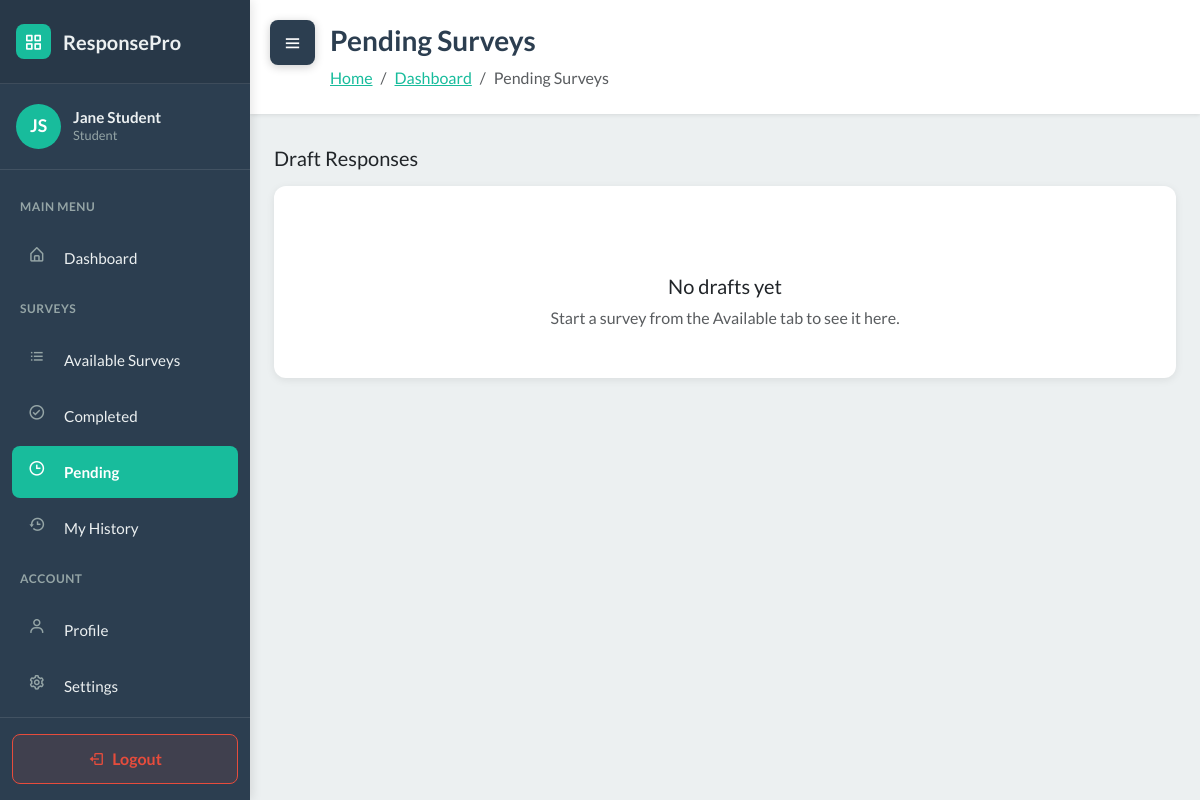
The page /student/surveys/pending/ (signed in) on the database as committed earlier.
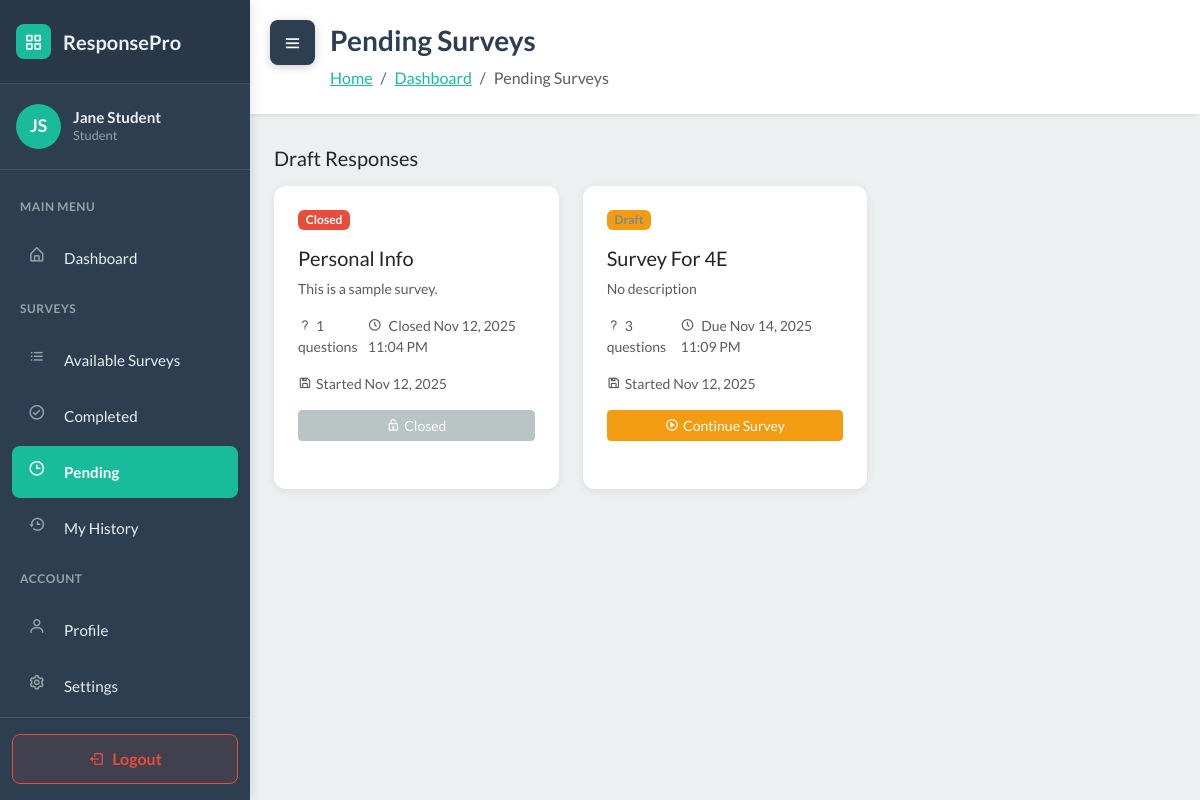
The same page on the database as committed later.
### WebSurvey/models.py (models this page shows, shortened)
class User(AbstractUser):
    ROLE_CHOICES = [
        ('student', 'Student'),
        ('teacher', 'Teacher'),
    ]
    role = models.CharField('role', max_length=20, choices=ROLE_CHOICES, default='student')
    section = models.ForeignKey(Section, null=True, blank=True, on_delete=models.SET_NULL, related_name='students')

class StudentResponse(models.Model):
    survey = models.ForeignKey(Survey, on_delete=models.CASCADE, related_name='responses')
    student = models.ForeignKey(User, on_delete=models.CASCADE, related_name='survey_responses')
    started_at = models.DateTimeField(auto_now_add=True)
    submitted_at = models.DateTimeField(null=True, blank=True)
    score = models.FloatField(null=True, blank=True)
    is_submitted = models.BooleanField(default=False)
    class Meta:
        unique_together = ['survey', 'student']

class Survey(models.Model):
    STATUS_CHOICES = [
        ('draft', 'Draft'),
        ('published', 'Published'),
        ('closed', 'Closed'),
    ]
    title = models.CharField(max_length=255)
    description = models.TextField(blank=True)
    teacher = models.ForeignKey(User, on_delete=models.CASCADE, related_name='surveys')
    sections = models.ManyToManyField(Section, blank=True, related_name='surveys')
    status = models.CharField(max_length=20, choices=STATUS_CHOICES, default='draft')
    total_points = models.IntegerField(default=0)
    time_limit = models.IntegerField(null=True, blank=True, help_text="Time limit in minutes")
    due_date = models.DateTimeField(null=True, blank=True)
    created_at = models.DateTimeField(auto_now_add=True)
    updated_at = models.DateTimeField(auto_now=True)
    class Meta:
        ordering = ['-created_at']

### WebSurvey/views.py (the view)
# urls.py: path('student/surveys/pending/', views.student_pending_surveys, name='student_pending_surveys'),
@login_required
def student_pending_surveys(request):
    if request.user.role != 'student':
        messages.error(request, 'Only students can access this page.')
        return redirect('dashboard')
    context = {'user': request.user}
    context.update(_get_student_survey_data(request.user))
    return render(request, 'student_pending_surveys.html', context)

### WebSurvey/services.py (called while the page is built)
def auto_close_due_surveys():
    now = timezone.now()
    overdue_ids = []
    for survey in Survey.objects.filter(status='published', due_date__isnull=False):
        due = survey.due_date
        if due is None:
            continue
        if timezone.is_naive(due):
            due = timezone.make_aware(due, timezone.get_current_timezone())
        if due <= now:
            overdue_ids.append(survey.id)
    if overdue_ids:
        Survey.objects.filter(id__in=overdue_ids).update(status='closed')
    return now

### WebSurvey/templates/student_pending_surveys.html (shortened to what this page needs)
<!DOCTYPE html>
{% load static %}
<html data-bs-theme="light" lang="en">
<head>
    <link rel="stylesheet" href="https://cdn.jsdelivr.net/npm/bootswatch@5.3.6/dist/flatly/bootstrap.min.css">
    <link rel="stylesheet" href="https://cdn.jsdelivr.net/npm/boxicons@latest/css/boxicons.min.css">
    <link rel="stylesheet" href="https://cdnjs.cloudflare.com/ajax/libs/font-awesome/4.7.0/css/font-awesome.min.css">
    <link rel="stylesheet" href="{% static 'css/dashboard-sidebar.css' %}">
    <link rel="stylesheet" href="{% static 'css/bss-overrides.css' %}">
</head>
<body>
    <button class="sidebar-toggle shifted" id="sidebarToggle">
        <i class="bx bx-menu"></i>
    </button>
    <aside class="dashboard-sidebar" id="sidebar">
        <div class="sidebar-header">
            <a href="{% url 'dashboard' %}" class="sidebar-brand">
                <div class="brand-icon">
                    <i class="bx bx-grid-alt" style="color: white;"></i>
                </div>
                <span>ResponsePro</span>
            </a>
        </div>
        <div class="sidebar-user">
            <div class="user-avatar">
                {{ user.first_name.0|upper }}{{ user.last_name.0|upper }}
            </div>
            <div class="user-info">
                <h6>{{ user.first_name }} {{ user.last_name }}</h6>
                <p>{{ user.get_role_display }}</p>
            </div>
        </div>
        <nav class="sidebar-nav">
            <div class="nav-section-title">Main Menu</div>
            <div class="sidebar-nav-item">
                <a href="{% url 'dashboard' %}" class="sidebar-nav-link">
                    <i class="bx bx-home-alt"></i>
                    <span>Dashboard</span>
                </a>
            </div>
            <div class="nav-section-title">Surveys</div>
            <div class="sidebar-nav-item">
                <a href="{% url 'student_available_surveys' %}" class="sidebar-nav-link">
                    <i class="bx bx-list-ul"></i>
                    <span>Available Surveys</span>
                </a>
            </div>
            <div class="sidebar-nav-item">
                <a href="{% url 'student_completed_surveys' %}" class="sidebar-nav-link">
                    <i class="bx bx-check-circle"></i>
                    <span>Completed</span>
                </a>
            </div>
            <div class="sidebar-nav-item">
                <a href="{% url 'student_pending_surveys' %}" class="sidebar-nav-link active">
                    <i class="bx bx-time"></i>
                    <span>Pending</span>
                </a>
            </div>
            <div class="sidebar-nav-item">
                <a href="#" class="sidebar-nav-link">
                    <i class="bx bx-history"></i>
                    <span>My History</span>
                </a>
            </div>
            <div class="nav-section-title">Account</div>
            <div class="sidebar-nav-item">
                <a href="#" class="sidebar-nav-link">
                    <i class="bx bx-user"></i>
                    <span>Profile</span>
                </a>
            </div>
            <div class="sidebar-nav-item">
                <a href="#" class="sidebar-nav-link">
                    <i class="bx bx-cog"></i>
                    <span>Settings</span>
                </a>
            </div>
        </nav>
        <div class="sidebar-logout">
            <a href="{% url 'logout' %}" class="logout-btn">
                <i class="bx bx-log-out"></i>
                <span>Logout</span>
            </a>
        </div>
    </aside>
    <main class="dashboard-content" id="mainContent">
        <div class="content-header">
            <h1>Pending Surveys</h1>
            <nav aria-label="breadcrumb">
                <ol class="breadcrumb">
                    <li class="breadcrumb-item"><a href="{% url 'landing' %}">Home</a></li>
                    <li class="breadcrumb-item"><a href="{% url 'dashboard' %}">Dashboard</a></li>
                    <li class="breadcrumb-item active" aria-current="page">Pending Surveys</li>
                </ol>
            </nav>
        </div>
        <div class="container-fluid px-4 pb-5">
            {% if not student_section %}
            <div class="row">
                <div class="col-12">
                    <div class="dashboard-card text-center py-5">
                        <i class="bx bx-user-x" style="font-size: 4rem; opacity: 0.3;"></i>
                        <h5 class="mt-3 mb-2">No Section Assigned</h5>
                        <p class="text-muted mb-0">Please contact your teacher so you can be added to a section and continue pending surveys.</p>
                    </div>
                </div>
            </div>
            {% else %}
            <div class="row">
                <div class="col-12">
                    <h5 class="mb-3">Draft Responses</h5>
                </div>
            </div>
            <div class="row">
                {% for response in pending_responses %}
                <div class="col-md-6 col-lg-4 mb-4">
                    <div class="dashboard-card h-100">
                        <div class="d-flex justify-content-between align-items-start mb-3">
                            <span class="badge {% if response.is_overdue or response.is_closed %}bg-danger{% else %}bg-warning text-dark{% endif %}">
                                {% if response.is_overdue or response.is_closed %}Closed{% else %}Draft{% endif %}
                            </span>
                        </div>
                        <h5 class="mb-2">{{ response.survey.title }}</h5>
                        <p class="text-muted small mb-3">
                            {{ response.survey.description|truncatewords:15|default:"No description" }}
                        </p>
                        <div class="d-flex justify-content-between text-muted small mb-3">
                            <span><i class="bx bx-question-mark me-1"></i>{{ response.survey.questions.all|length }} questions</span>
                            <span>
                                <i class="bx bx-time-five me-1"></i>
                                {% if response.survey.due_date %}
                                    {% if response.is_overdue or response.is_closed %}
                                        Closed {{ response.survey.due_date|date:"M d, Y g:i A" }}
                                    {% else %}
                                        Due {{ response.survey.due_date|date:"M d, Y g:i A" }}
                                    {% endif %}
                                {% else %}
                                    Started {{ response.started_at|date:"M d, Y" }}
                                {% endif %}
                            </span>
                        </div>
                        <div class="text-muted small mb-3">
                            <i class="bx bx-save me-1"></i>Started {{ response.started_at|date:"M d, Y" }}
                        </div>
                        <div class="d-grid gap-2">
                            {% if response.is_overdue or response.is_closed %}
                            <a href="#"
                               class="btn btn-secondary btn-sm disabled"
                               aria-disabled="true">
                                <i class="bx bx-lock me-1"></i>Closed
                            </a>
                            {% else %}
                            <a href="{% url 'take_survey' response.survey.id %}"
                               class="btn btn-warning btn-sm">
                                <i class="bx bx-play-circle me-1"></i>Continue Survey
                            </a>
                            {% endif %}
                        </div>
                    </div>
                </div>
                {% empty %}
                <div class="col-12">
                    <div class="dashboard-card text-center py-5">
                        <h5 class="mt-3 mb-2">No drafts yet</h5>
                        <p class="text-muted mb-0">Start a survey from the Available tab to see it here.</p>
                    </div>
                </div>
                {% endfor %}
            </div>
            {% endif %}
        </div>
    </main>
</body>
</html>

### WebSurvey/static/css/dashboard-sidebar.css (style rules this page uses)
:root { --sidebar-width: 250px; --sidebar-bg: #2C3E50; --sidebar-hover: #34495E; --sidebar-active: #18BC9C; --sidebar-text: #ecf0f1; --sidebar-icon: #95a5a6; --transition-speed: 0.3s; }
body { font-family: 'Lato', sans-serif; }
.dashboard-sidebar { position: fixed; left: 0; top: 0; width: var(--sidebar-width); height: 100vh; background: var(--sidebar-bg); box-shadow: 2px 0 10px rgba(0, 0, 0, 0.1); transition: transform var(--transition-speed) ease; z-index: 1000; overflow-y: auto; overflow-x: hidden; }
.sidebar-header { padding: 1.5rem 1rem; background: rgba(0, 0, 0, 0.1); border-bottom: 1px solid rgba(255, 255, 255, 0.1); }
.sidebar-brand { display: flex; align-items: center; color: var(--sidebar-text); text-decoration: none; font-size: 1.25rem; font-weight: 700; }
.sidebar-brand .brand-icon { width: 35px; height: 35px; border-radius: 8px; background: var(--sidebar-active); display: flex; align-items: center; justify-content: center; margin-right: 0.75rem; }
.sidebar-user { padding: 1.25rem 1rem; border-bottom: 1px solid rgba(255, 255, 255, 0.1); display: flex; align-items: center; }
.user-avatar { width: 45px; height: 45px; border-radius: 50%; background: var(--sidebar-active); display: flex; align-items: center; justify-content: center; color: white; font-weight: 700; margin-right: 0.75rem; font-size: 1.1rem; }
.user-info h6 { margin: 0; color: var(--sidebar-text); font-size: 0.95rem; font-weight: 700; }
.user-info p { margin: 0; color: var(--sidebar-icon); font-size: 0.8rem; text-transform: capitalize; }
.sidebar-nav { padding: 1rem 0; }
.nav-section-title { padding: 0.75rem 1.25rem; color: var(--sidebar-icon); font-size: 0.75rem; text-transform: uppercase; font-weight: 700; letter-spacing: 0.5px; }
.sidebar-nav-item { margin: 0.25rem 0.75rem; border-radius: 8px; overflow: hidden; }
.sidebar-nav-link { display: flex; align-items: center; padding: 0.875rem 1rem; color: var(--sidebar-text); text-decoration: none; transition: all 0.2s ease; font-size: 0.95rem; }
.sidebar-nav-link.active { background: var(--sidebar-active); color: white; font-weight: 600; }
.sidebar-nav-link i { width: 24px; height: 24px; margin-right: 0.75rem; color: var(--sidebar-icon); transition: color 0.2s ease; font-size: 1.1rem; }
.sidebar-nav-link:hover i, .sidebar-nav-link.active i { color: white; }
.sidebar-logout { position: absolute; bottom: 0; left: 0; right: 0; padding: 1rem 0.75rem; border-top: 1px solid rgba(255, 255, 255, 0.1); }
.logout-btn { width: 100%; padding: 0.75rem; background: rgba(231, 76, 60, 0.1); color: #e74c3c; border: 1px solid #e74c3c; border-radius: 8px; text-decoration: none; display: flex; align-items: center; justify-content: center; transition: all 0.2s ease; font-weight: 600; }
.logout-btn i { margin-right: 0.5rem; }
.dashboard-content { margin-left: var(--sidebar-width); transition: margin-left var(--transition-speed) ease; min-height: 100vh; background: #ecf0f1; }
.sidebar-toggle { position: fixed; top: 20px; left: 20px; z-index: 1001; background: var(--sidebar-bg); color: white; border: none; width: 45px; height: 45px; border-radius: 8px; cursor: pointer; display: flex; align-items: center; justify-content: center; box-shadow: 0 2px 10px rgba(0, 0, 0, 0.2); transition: all var(--transition-speed) ease; }
.sidebar-toggle.shifted { left: calc(var(--sidebar-width) + 20px); }
.sidebar-toggle i { font-size: 1.25rem; }
.content-header { background: white; padding: 1.5rem 2rem 1.5rem 5rem; box-shadow: 0 1px 4px rgba(0, 0, 0, 0.1); margin-bottom: 2rem; }
.content-header h1 { margin: 0; font-size: 1.75rem; font-weight: 700; color: #2C3E50; }
.content-header .breadcrumb { margin: 0.5rem 0 0 0; background: transparent; padding: 0; }
.dashboard-card { background: white; border-radius: 12px; padding: 1.5rem; box-shadow: 0 2px 8px rgba(0, 0, 0, 0.08); transition: all 0.2s ease; margin-bottom: 1.5rem; }

### WebSurvey/static/css/bss-overrides.css (style rules this page uses)
.me-1 { margin-right: .25rem!important; }
.mb-2 { margin-bottom: .5rem!important; }
.mb-3 { margin-bottom: 1rem!important; }
.mb-4 { margin-bottom: 1.5rem!important; }

Rows that differ between the two databases and show on the page:
added StudentResponse: shows "Closed", survey "Personal Info", survey.description "This is a sample survey.", survey.questions.all|length "1", survey.due_date "Nov 12, 2025 11:04 PM", started_at "Nov 12, 2025"
added StudentResponse: shows "Draft", survey "Survey For 4E", survey.description "No description", survey.questions.all|length "3", survey.due_date "Nov 14, 2025 11:09 PM", started_at "Nov 12, 2025", shows "Continue Survey"
Other text that changed with them:
text no longer shown: "No drafts yet Start a survey from the Available tab to see it here."
